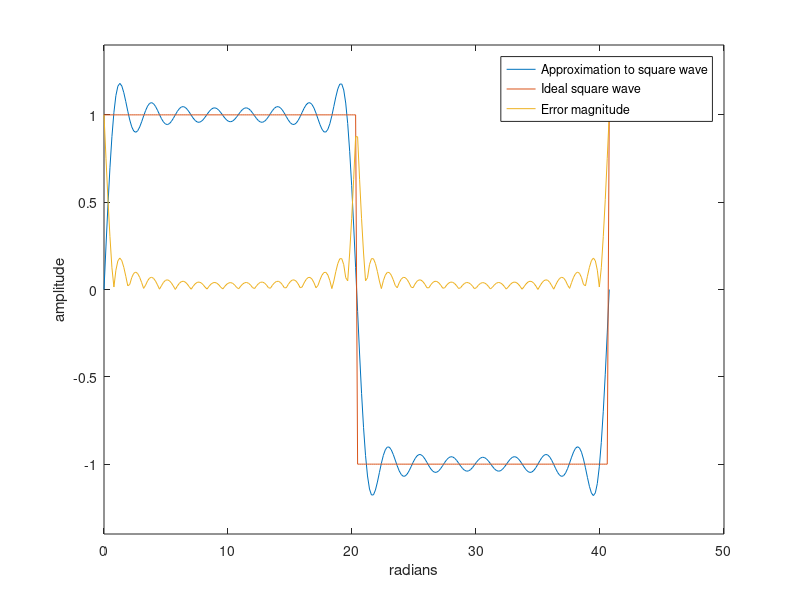

Reproduce this figure in MATLAB.
%% Demonstate Fourier synthesis of one period of a square wave
clear, close all;

numCoefficients = 2^4 - 1;
Fs = 2 * pi;
length = 2^8;
F0 = Fs/length;
T0 = 1/F0;
omega = 2 * pi * F0;
t = linspace(0, T0, length)';

% x(t) = (0 +) 4/pi cos(wt - pi/2) + 4/3pi cos(3wt - pi/2) + ...
y = zeros(length, 1);

for k=1:2:numCoefficients
    component = ((4 / (k * pi)) * cos(k * omega * t - pi/2));
    y = y + component;
    plot(t, y),
        ylim([-1.4, 1.4]),
        title(sprintf('F%d = %f rad/s', k, F0 * k));
    drawnow;
    pause(.01);
end

s = square(2 * pi * F0 * t);
plot(t, y),
    ylim([-1.4, 1.4]),
    hold on,
%     grid on,
    plot(t, s),
    plot(t, abs(y - s)),
    xlabel('radians'),
    ylabel('amplitude'),
    legend('Approximation to square wave', 'Ideal square wave', 'Error magnitude');